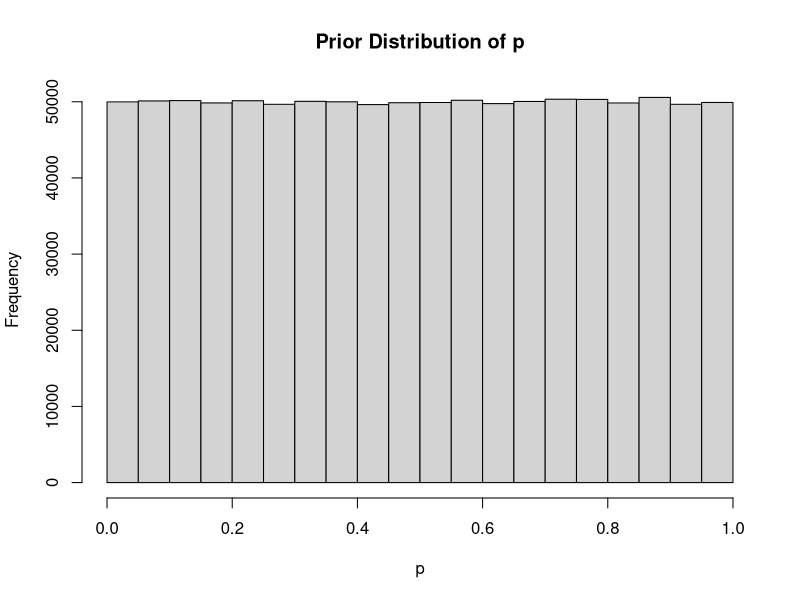
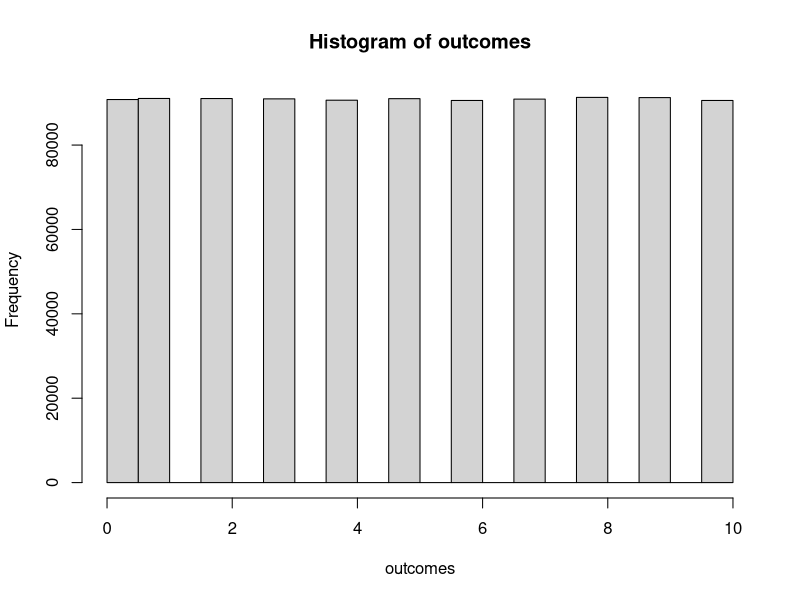

The R script that drew these images, in order: (Note: this script raises an error after producing the figures.)
## ---- chunk 1
library(knitr)
## ---- chunk 2
pr.c <-.819 #proportion that is Caucasian
pr.m <-.137 # Maori
pr.wp <-.044 # Western Polynesion
## ---- chunk 3
l.c <-3.96*10^-9
l.m <-1.18*10^-8
l.wp <-1.91*10^-7
## ---- chunk 4
p.X <-pr.c*l.c+pr.m*l.m+pr.wp*l.wp
p.X
## ---- chunk 5
ps.c <-(pr.c*l.c)/p.X
ps.m <-(pr.m*l.m)/p.X
ps.wp <-(pr.wp*l.wp)/p.X
## ---- chunk 6

res <-data.frame(c("Caucasian","Maori","W.Polynesian"),c(pr.c,pr.m,pr.wp),c(ps.c,ps.m,ps.wp))
colnames(res) <-c("Ethnicity","Prior", "Posterior")
kable (res)
## ---- chunk 7
set.seed(54321)
p <-runif(1000000,0,1) # generate 1 million random numbers between 0 and 1
head(p)
## ---- chunk 8
par(mfrow=c(1,1))
hist(p,xlab="p", main="Prior Distribution of p")

## ---- chunk 9
outcomes <-rbinom(1000000,10,p)
head(outcomes)
## ---- chunk 10
hist(outcomes)
## ---- chunk 11
post <-p[which(outcomes==8)]
head(post)
## ---- chunk 12
mean(post)

colhist(post,xr=c(0,1),xlab="p",ylab="Number",main="Posterior Distribution, # Heads = 8")
mean(post)
quantile(post,(c(.025,.975)))
abline(v=mean(post),col="blue")
## ---- chunk 13
set.seed(12345)
p <-runif(1000000,0,1)
out.mean <-rep(0,100)
for(i in 1:100){
  outcomes <-rbinom(1000000,10,p)
  out <- rbinom(1,10,.8)
  post1 <-p[which(outcomes==out)]
  out.mean[i] <-mean(post1)
  p <-sample(post1,1000000,replace=TRUE)
}
## ---- chunk 14
plot(out.mean, xlab="Iteration",ylab="p", type="l",main="Iterative Estimation of p")
## ---- chunk 15
par(mfrow=c(1,2))
colhist(post,xlab="P",ylab="Frequency",main="Initial Posterior Distribution")
colhist(post1,xlab="P",ylab="Frequency",main="Final Posterior Distribution",xr=c(0,1)) 
## ---- chunk 16
quantile(post,c(.025,.975))
quantile(post1,c(.025,.975))
